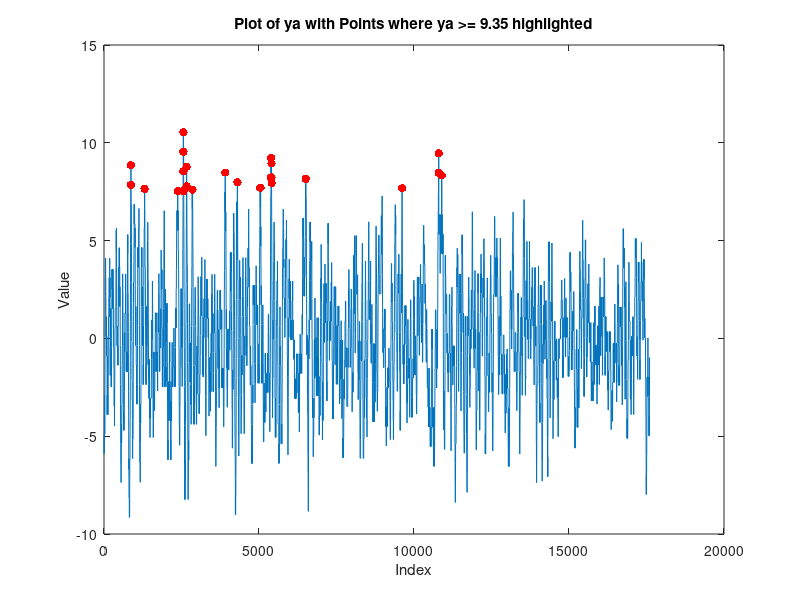

This chart was generated by the following MATLAB code:
% load mal1
% 
% ya=x;
% kp=1;
% a=[];
% for i=1:17600
%     if ya(i) >= 9.35
%         a1=ya(i);
%         jp(kp)=i;
%         kp=kp+1;
%         a=[a a1];
%     end
%  end
  % m1=255;





% Load the data from the file mal1
load colored_signal_w1.mat

% Store the loaded data in variable ya
ya = x;

% Initialize variables
kp = 1;
a = [];
jp = [];

% Loop through the data
for i = 1:17600
    % Check if ya(i) is greater than or equal to 9.35
    if ya(i) >= 7.5
        % If yes, store the value in a1
        a1 = ya(i);
        % Store the index i in jp array
        jp(kp) = i;
        % Increment kp
        kp = kp + 1;
        % Store the value in array a
        a = [a a1];
    end
end

% Plot the original data ya
plot(ya)
hold on

% Highlight the points where ya >= 9.35
scatter(jp, ya(jp), 'r', 'filled')

% Add labels and title
xlabel('Index')
ylabel('Value')
title('Plot of ya with Points where ya >= 9.35 highlighted')

% Turn off hold
hold off

  % peak=7.5 %%
% dat1=ya(866:866+m1);
% dat2=ya(1307:1307+m1);
% dat3=ya(2378:2378+m1);
% dat4=ya(2551:2551+m1);
% dat5=ya(2846:2846+m1);
% dat6=ya(3907:3907+m1);
% dat7=ya(5033:5033+m1);
% dat8=ya(6502:6502+m1);
% dat9=ya(9613:9613+m1);
% dat10=ya(10792:10792+m1);
% mal1_75=(dat1+dat2+dat3+dat4+dat5+dat6+dat7+dat8+dat9+dat10)/10;
% xm=mal1_75';
% save mal1_75

%%% peak=8 %%%

% dat1=ya(866:866+m1);
% dat2=ya(2552:2552+m1);
% dat3=ya(3907:3907+m1);
% dat4=ya(5385:5385+m1);
% dat5=ya(10792:10792+m1);
% mal1_8=(dat1+dat2+dat3+dat4+dat5)/5;
% xm=mal1_8';
% save mal1_8

%%% peak=8.5 %%%

% dat1=ya(868:868+m1);
% dat2=ya(2552:2552+m1);
% dat3=ya(5389:5389+m1);
% dat4=ya(10796:10796+m1);
% mal1_85=(dat1+dat2+dat3+dat4)/4;
% xm=mal1_85';
% save mal1_85

%%% peak=8.8
% dat1=ya(868:868+m1);
% dat2=ya(2555:2555+m1);
% dat3=ya(5389:5389+m1);
% dat4=ya(10796:10796+m1);
% mal1_88=(dat1+dat2+dat3+dat4)/4;
% xm=mal1_88';
% save mal1_88


%%% peak=9
%  dat1=ya(2555:2555+m1);
%  dat2=ya(5389:5389+m1);
%  dat3=ya(10796:10796+m1);
%  mal1_9=(dat1+dat2+dat3)/3;
%  xm=mal1_9';
%  save mal1_9

%%% peak=9.4
% dat1=ya(2555:2555+m1);
%  dat3=ya(10796:10796+m1);
%  mal1_94=(dat1+dat3)/2;
%  xm=mal1_94';
%  save mal1_94
 
 

